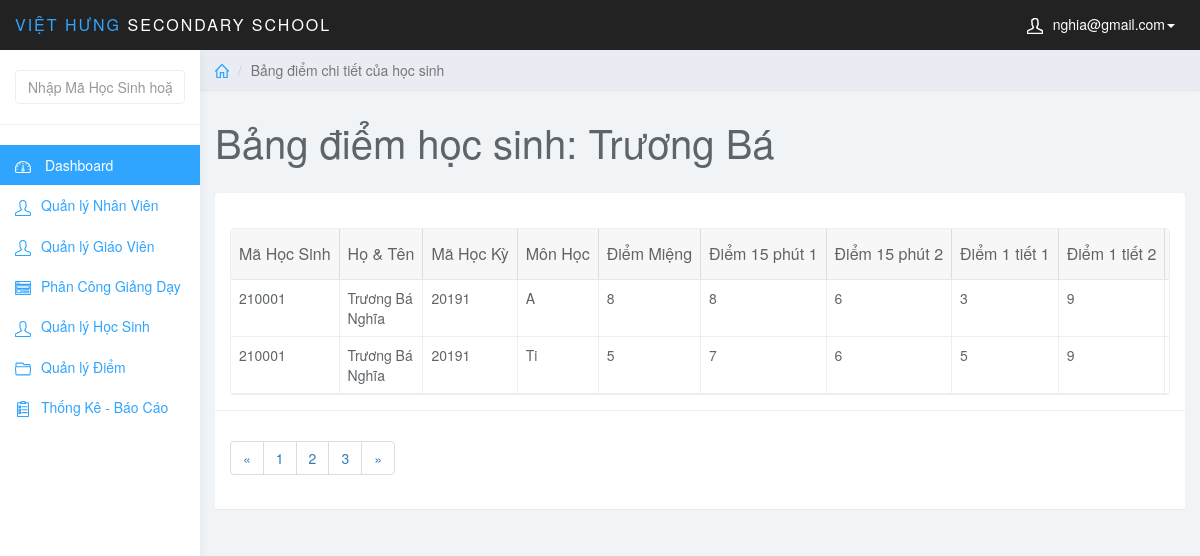
The page /admin/index.php?page=edit_diem&id_hs=210001 (signed in) on the database as committed earlier.
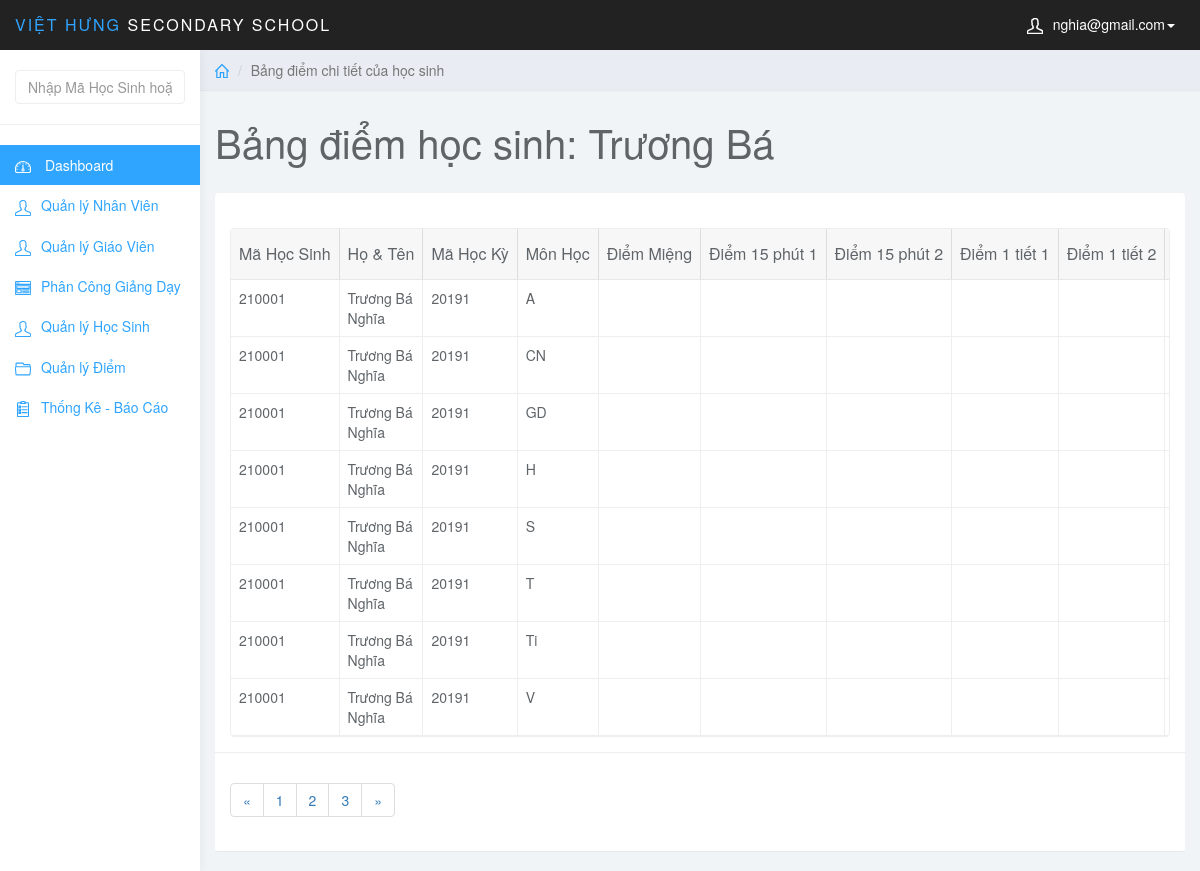
The same page on the database as committed later.
### tables this page shows
CREATE TABLE `diem` (
  `MaDiem` int(6) NOT NULL AUTO_INCREMENT,
  `MaHocKy` varchar(5) NOT NULL,
  `MaMonHoc` varchar(5) NOT NULL,
  `MaHS` int(6) NOT NULL,
  `MaLopHoc` varchar(10) NOT NULL,
  `DiemMieng` varchar(5) NOT NULL,
  `Diem15Phut1` varchar(5) NOT NULL,
  `Diem15Phut2` varchar(5) NOT NULL,
  `Diem1Tiet1` varchar(5) NOT NULL,
  `Diem1Tiet2` varchar(5) NOT NULL,
  `DiemThi` varchar(5) NOT NULL,
  `DiemTB` float NOT NULL,
  PRIMARY KEY (`MaDiem`),
  KEY `fk_diem_mahk` (`MaHocKy`),
  KEY `fk_diem_monhoc` (`MaMonHoc`),
  KEY `fk_diem_hocsinh` (`MaHS`),
  KEY `MaLopHoc` (`MaLopHoc`),
  CONSTRAINT `diem_ibfk_1` FOREIGN KEY (`MaLopHoc`) REFERENCES `lophoc` (`MaLopHoc`),
  CONSTRAINT `fk_diem_hocsinh` FOREIGN KEY (`MaHS`) REFERENCES `hocsinh` (`MaHS`),
  CONSTRAINT `fk_diem_mahk` FOREIGN KEY (`MaHocKy`) REFERENCES `hocky` (`MaHocKy`),
  CONSTRAINT `fk_diem_monhoc` FOREIGN KEY (`MaMonHoc`) REFERENCES `monhoc` (`MaMonHoc`)
);

CREATE TABLE `hocsinh` (
  `MaHS` int(6) NOT NULL,
  `MaLopHoc` varchar(10) NOT NULL,
  `TenHS` varchar(50) NOT NULL,
  `GioiTinh` varchar(5) NOT NULL,
  `NgaySinh` date NOT NULL,
  `NoiSinh` varchar(50) NOT NULL,
  `DanToc` varchar(10) NOT NULL,
  `HoTenCha` varchar(50) NOT NULL,
  `HoTenMe` varchar(50) NOT NULL,
  PRIMARY KEY (`MaHS`),
  KEY `fk_hs_lh` (`MaLopHoc`),
  CONSTRAINT `fk_hs_lh` FOREIGN KEY (`MaLopHoc`) REFERENCES `lophoc` (`MaLopHoc`)
);

CREATE TABLE `hocky` (
  `MaHocKy` varchar(5) NOT NULL,
  `TenHocKy` varchar(20) NOT NULL,
  `HeSoHK` int(1) NOT NULL,
  `NamHoc` char(10) NOT NULL,
  PRIMARY KEY (`MaHocKy`)
);

### admin/edit_diem.php (the view, shortened to what this page needs)
<?php
    $stu_id = $_GET['id_hs'];
    $sql_view = "SELECT * FROM hocsinh JOIN diem ON hocsinh.MaHS = diem.MaHS JOIN hocky ON diem.MaHocKy = hocky.MaHocKy WHERE hocsinh.MaHS = '$stu_id'";
    $query_view = mysqli_query($conn,$sql_view);
?>
<div class="col-sm-9 col-sm-offset-3 col-lg-10 col-lg-offset-2 main">
		<div class="row">
			<ol class="breadcrumb">
				<li><a href="index.php"><svg class="glyph stroked home"><use xlink:href="#stroked-home"></use></svg></a></li>
				<li class="active">Bảng điểm chi tiết của học sinh</li>
			</ol>
		</div>
		<div class="row">
			<div class="col-lg-12">
				<h1 class="page-header">Bảng điểm học sinh: Trương Bá </h1>
			</div>
		</div>
		<div class="row">
			<div class="col-lg-12">
				<div class="panel panel-default">
					<div class="panel-body">
                        <table
                            data-toolbar="#toolbar"
                            data-toggle="table">
						    <thead>
						    <tr>
						        <th data-field="id" data-sortable="true">Mã Học Sinh</th>
                                <th data-field="name"  data-sortable="true">Họ & Tên</th>
                                <th data-sortable="true">Mã Học Kỳ</th>
                                <th data-sortable="true">Môn Học</th>
                                <th data-sortable="true">Điểm Miệng</th>
                                <th data-sortable="true">Điểm 15 phút 1</th>
                                <th data-sortable="true">Điểm 15 phút 2</th>
                                <th data-sortable="true">Điểm 1 tiết 1</th>
                                <th data-sortable="true">Điểm 1 tiết 2</th>
						    </tr>
                            </thead>
                            <tbody>
                                <?php
                                    while($row_view = mysqli_fetch_assoc($query_view)){
                                ?>
                                <tr>
                                    <td><?php echo $row_view['MaHS']; ?></td>
                                    <td><?php echo $row_view['TenHS']; ?></td>
                                    <td><?php echo $row_view['MaHocKy']; ?></td>
                                    <td><?php echo $row_view['MaMonHoc']; ?></td>
                                    <td><?php echo $row_view['DiemMieng']; ?></td>
                                    <td><?php echo $row_view['Diem15Phut1']; ?></td>
                                    <td><?php echo $row_view['Diem15Phut2']; ?></td>
                                    <td><?php echo $row_view['Diem1Tiet1']; ?></td>
                                    <td><?php echo $row_view['Diem1Tiet2']; ?></td>
                                </tr>
                                    <?php }?>
                            </tbody>
						</table>
                    </div>
                    <div class="panel-footer">
                        <nav aria-label="Page navigation example">
                            <ul class="pagination">
                                <li class="page-item"><a class="page-link" href="#">&laquo;</a></li>
                                <li class="page-item"><a class="page-link" href="#">1</a></li>
                                <li class="page-item"><a class="page-link" href="#">2</a></li>
                                <li class="page-item"><a class="page-link" href="#">3</a></li>
                                <li class="page-item"><a class="page-link" href="#">&raquo;</a></li>
                            </ul>
                        </nav>
                    </div>
				</div>
			</div>
		</div>
	</div>

Rows that differ between the two databases and show on the page:
removed diem: MaHS "210001", MaHS.TenHS "Trương Bá Nghĩa", MaHocKy.MaHocKy "20191", MaMonHoc "A", DiemMieng "8", Diem15Phut1 "8", Diem15Phut2 "6", Diem1Tiet1 "3", Diem1Tiet2 "9"
removed diem: MaHS "210001", MaHS.TenHS "Trương Bá Nghĩa", MaHocKy.MaHocKy "20191", MaMonHoc "Ti", DiemMieng "5", Diem15Phut1 "7", Diem15Phut2 "6", Diem1Tiet1 "5", Diem1Tiet2 "9"
added diem: MaHS "210001", MaHS.TenHS "Trương Bá Nghĩa", MaHocKy.MaHocKy "20191", MaMonHoc "A"
added diem: MaHS "210001", MaHS.TenHS "Trương Bá Nghĩa", MaHocKy.MaHocKy "20191", MaMonHoc "CN"
added diem: MaHS "210001", MaHS.TenHS "Trương Bá Nghĩa", MaHocKy.MaHocKy "20191", MaMonHoc "GD"
added diem: MaHS "210001", MaHS.TenHS "Trương Bá Nghĩa", MaHocKy.MaHocKy "20191", MaMonHoc "H"
added diem: MaHS "210001", MaHS.TenHS "Trương Bá Nghĩa", MaHocKy.MaHocKy "20191", MaMonHoc "S"
added diem: MaHS "210001", MaHS.TenHS "Trương Bá Nghĩa", MaHocKy.MaHocKy "20191", MaMonHoc "T"
added diem: MaHS "210001", MaHS.TenHS "Trương Bá Nghĩa", MaHocKy.MaHocKy "20191", MaMonHoc "Ti"
added diem: MaHS "210001", MaHS.TenHS "Trương Bá Nghĩa", MaHocKy.MaHocKy "20191", MaMonHoc "V"
